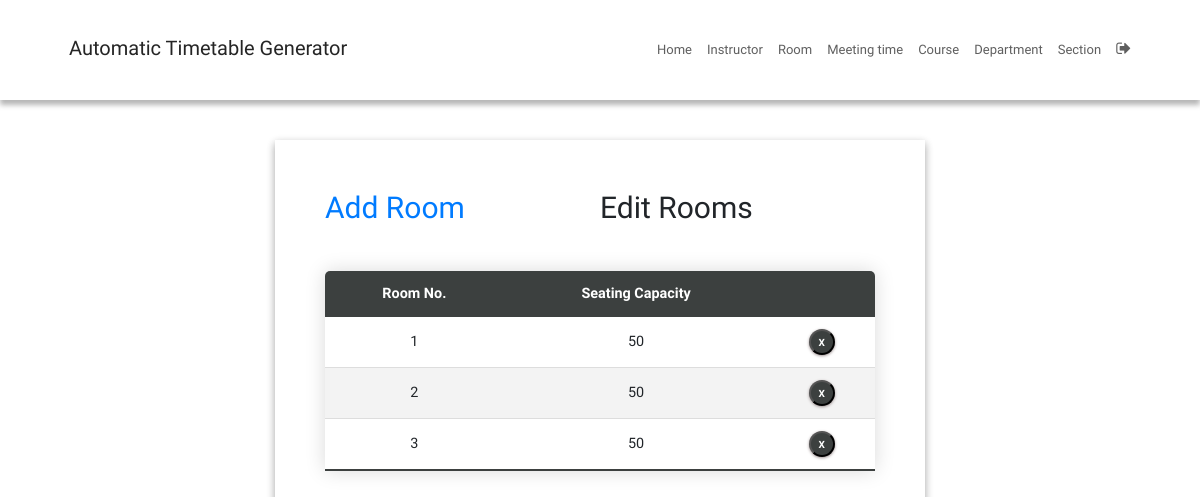
/roomEdit/ (signed in), run on an earlier commit of the app's database.
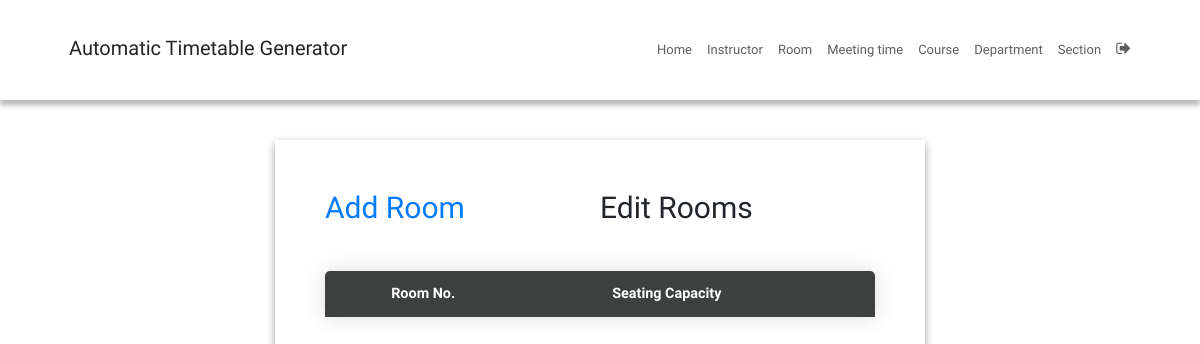
And on a later commit of the database.
### SchedulerApp/models.py (models this page shows, shortened)
class Room(models.Model):
    r_number = models.CharField(max_length=6)
    seating_capacity = models.IntegerField(default=0)

### SchedulerApp/views.py (the view)
# urls.py: path('roomEdit/', roomEdit, name='roomEdit'),
@login_required
def roomEdit(request):
    context = {'rooms': Room.objects.all()}
    return render(request, 'roomEdit.html', context)

### SchedulerApp/templatetags/index.py (called while the page is built)
@register.tag
def active(parser, token):
    args = token.split_contents()
    template_tag = args[0]
    if len(args) < 2:
        raise (template.TemplateSyntaxError, f'{template_tag} tag requires at least one argument')
    return NavSelectedNode(args[1:])

    def render(self, context):
        path = context['request'].path
        for p in self.patterns:
            pValue = template.Variable(p).resolve(context)
            if path == pValue:
                return 'active'
        return ''

### templates/roomEdit.html (shortened to what this page needs)
{% extends 'base.html' %}
{% block content %}
{% load static %}
<fieldset class="fieldset">
  <div class="tablink">
    <a href="{% url 'roomAdd'%}">
      <h1 onclick="openPage('new')" id="defaultOpen">Add Room</h1>
    </a>
    <h1 onclick="openPage('edit')" id="link_to_edit">Edit Rooms</h1>
  </div>
  <div class="tabcontent" id="edit">
    <table class="editTable">
      <thead>
        <tr class="table-headers">
          <th>Room No.</th>
          <th>Seating Capacity</th>
          <th class="empty"></th>
        </tr>
      </thead>
      <tbody>
        {% for rm in rooms %}
        <tr>
          <td>{{rm.r_number}}</td>
          <td>{{rm.seating_capacity}}</td>
          <td class="empty">
            <form action="{% url 'deleteroom' rm.id %}" method="post">
              <input type="submit" value="X" class="cross">
            </form>
          </td>
        </tr>
        {% endfor %}
      </tbody>
    </table>
  </div>
</fieldset>
{% endblock %}

What changed in the data, as far as the page shows it:
removed Room: r_number "1", seating_capacity "50"
removed Room: r_number "2", seating_capacity "50"
removed Room: r_number "3", seating_capacity "50"
